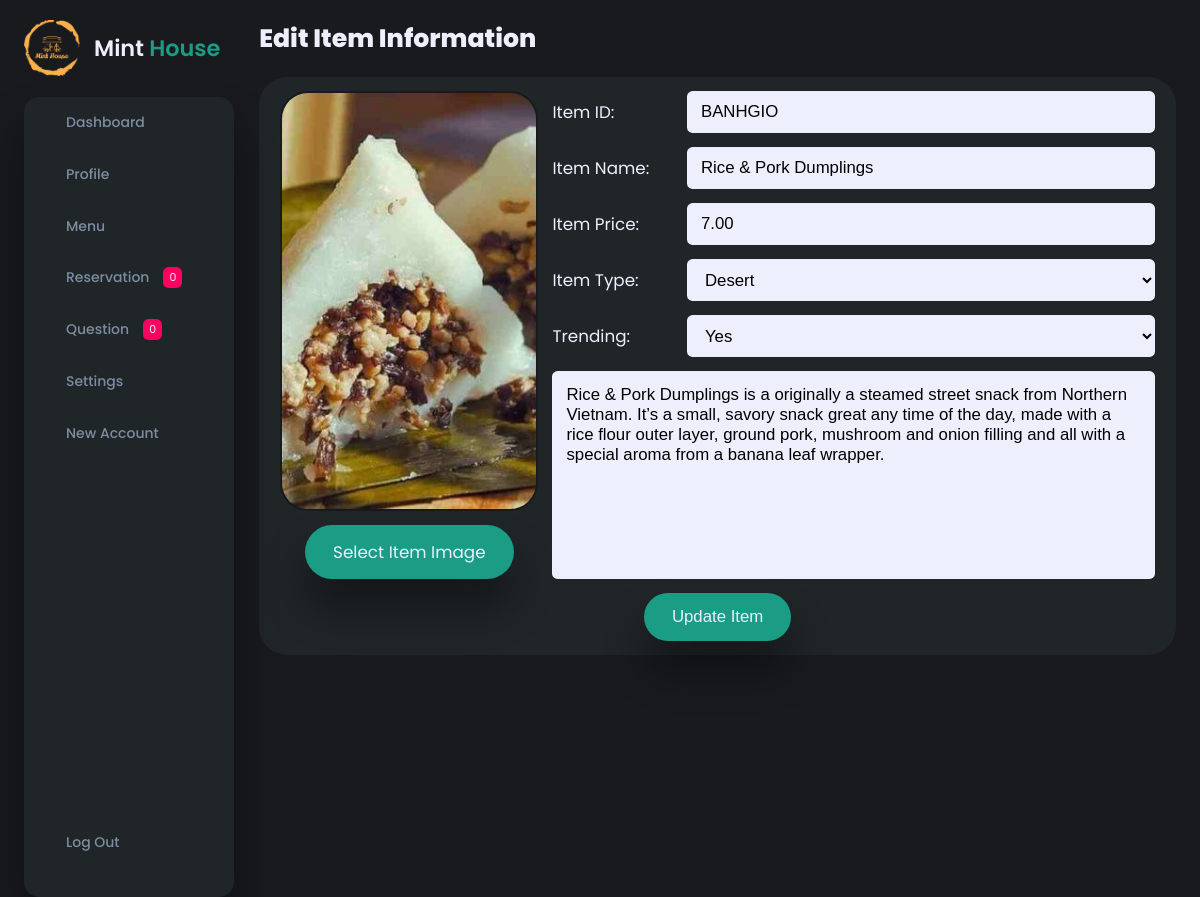
Page /admin/editItem.php?ID=BANHGIO (signed in) on the committed database.
### tables this page shows
CREATE TABLE `menu_item` (
  `ItemID` varchar(10) NOT NULL,
  `Name` varchar(100) NOT NULL,
  `Description` text NOT NULL,
  `Image` text DEFAULT NULL,
  `Price` double(10,2) NOT NULL,
  `Type` varchar(10) NOT NULL,
  `Trending` varchar(5) NOT NULL
);

### admin/editItem.php (called while the page is built, shortened)
<?php
    include("part/header.php");
    include("part/item form/edit-form.php");
?>

### admin/part/item form/edit-form.php (the view, shortened to what this page needs)
<h1>Edit Item Information</h1>
<div class="form-container">
    <?php
    if (!isset($_GET['ID'])) {
        header("Location: menu.php?Error=Item ID does not exist!");
        exit();
    } else {
        include("../php/config.php");
        $itemID = $_GET['ID'];
        $result = mysqli_query($con, "Select * from menu_item where ItemID='$itemID';");
        if (mysqli_num_rows($result) !== 1) {
            header("Location: menu.php?Error=Item ID does not match");
            exit();
        } else {
            $row = mysqli_fetch_assoc($result);
        }
    }
    ?>
    <form action="../php/change-food-information.php" method="post" enctype="multipart/form-data">
        <div class="split">
            <div class="image-area">
                <div class="image">
                    <img src="../images/Food/<?php echo $row['Image']; ?>" alt="" id="newItemImage" name"newItemImage">
                </div>
                <label for="imageSelect">Select Item Image</label>
            </div>
            <div class="content-area">
                <div class="divide">
                    <label for="itemID">Item ID:</label>
                    <input type="text" name="itemID" id="itemID" value="<?php echo $row['ItemID']; ?>">
                    <label for="itemName">Item Name:</label>
                    <input type="text" name="itemName" id="itemName" value="<?php echo $row['Name']; ?>">
                    <label for="itemPrice">Item Price:</label>
                    <input type="text" name="itemPrice" id="itemPrice" value="<?php echo $row['Price']; ?>">
                    <label for="itemType">Item Type:</label>
                    <select name="itemType" id="itemType">
                        <?php
                        switch ($row['Type']) {
                            case 'desert':
                                echo "<option value='desert' selected>Desert</option>
                                <option value='main'>Main</option>
                                <option value='drink'>Drink</option>";
                                break;
                        }
                        ?>
                    </select>
                    <label for="trending">Trending:</label>
                    <select name="trending" id="trending">
                        <?php
                        switch ($row['Trending']) {
                            case 'yes':
                                echo "<option value='yes' selected>Yes</option>
                                <option value='no'>No</option>";
                                break;
                        }
                        ?>
                    </select>
                </div>
                <textarea name="description" id="description" placeholder="Item Description"><?php echo $row['Description']; ?></textarea>
            </div>
        </div>
        <input type="submit" value="Update Item">
    </form>
</div>

### admin/css/style.css (style rules this page uses)
:root { --color-primary: #6C9BCF; --color-danger: #FF0060; --color-success: #1B9C85; --color-warning: #F7D060; --color-white: #202528; --color-info-dark: #7d8da1; --color-dark: #edeffd; --color-light: rgba(0, 0, 0, 0.4); --color-dark-variant: #a3bdcc; --color-background: #181a1e; --card-border-radius: 2rem; --border-radius-1: 0.4rem; --border-radius-2: 1.2rem; --card-padding: 1.8rem; --padding-1: 1.2rem; --box-shadow: 0 2rem 3rem var(--color-light); --main-color: linear-gradient(45deg, #127c64, #08ea6ab9); }
* { margin: 0; padding: 0; outline: 0; appearance: 0; border: 0; text-decoration: none; box-sizing: border-box; }
html { font-size: 14px; }
body { width: 100vw; height: 100vh; font-family: 'Poppins', sans-serif; font-size: 0.88rem; item-select: none; overflow-x: hidden; color: var(--color-dark); background-color: var(--color-background); }
img { display: block; width: 100%; object-fit: cover; }
h1 { font-weight: 800; font-size: 1.8rem; }
main .form-container { margin-top: 1.4rem; background-color: var(--color-white); padding: 1rem 2rem; border-radius: var(--card-border-radius); }
main .form-container form { display: flex; flex-direction: column; align-items: center; justify-content: center; gap: 1rem; }
main .form-container form .split { display: grid; align-items: center; justify-content: center; grid-template-columns: 30% 70%; gap: 1rem; width: 100%; }
main .form-container form .split .image-area { width: 100%; display: flex; flex-direction: column; align-items: center; justify-content: center; gap: 1rem; }
main .form-container form .split .image-area .image { width: 100%; height: 30rem; border: 2px solid var(--color-background); border-radius: var(--card-border-radius); overflow: hidden; }
main .form-container form .split .image-area .image img { width: 100%; height: 100%; object-fit: cover; object-position: center; }
main .form-container form .split .image-area label { background-color: var(--color-success); padding: 1rem 2rem; font-size: 1.2rem; border-radius: var(--card-border-radius); cursor: pointer; box-shadow: var(--box-shadow); transition: .5s; }
main .form-container form .split .content-area { height: 100%; display: flex; flex-direction: column; gap: 1rem; }
main .form-container form .split .content-area .divide { width: 100%; display: grid; grid-template-columns: 20% auto; gap: 1rem; }
main .form-container form .split .content-area .divide label { font-size: 1.2rem; display: flex; align-items: center; }
main .form-container form .split .content-area .divide input, main .form-container form .split .content-area .divide select { height: 3rem; border-radius: var(--border-radius-1); padding-left: 1rem; font-size: 1.2rem; background-color: var(--color-dark); }
main .form-container form .split .content-area textarea { height: 100%; font-size: 1.2rem; padding: 1rem; border-radius: var(--border-radius-1); font-family: Arial, Helvetica, sans-serif; background-color: var(--color-dark); resize: none; }
main .form-container form input[type="submit"], main .form-container form a { font-size: 1.2rem; background-color: var(--color-success); color: var(--color-dark); padding: 1rem 2rem; border-radius: var(--card-border-radius); cursor: pointer; transition: .5s; box-shadow: var(--box-shadow); }

### rows in the picture
menu_item: Image (picture), itemID "BANHGIO", itemName "Rice & Pork Dumplings", itemPrice "7.00", itemType "Desert", trending "Yes", description "Rice & Pork Dumplings is a originally a steamed street snack from Northern Vietnam. It’s a small, savory snack great any time of the day, made with a rice flour outer layer, ground pork, mushroom and onion filling and all with a special aroma from a banana leaf wrapper."

### other values in the picture
$number['OrderNum'] "0"
$number['QuestionNum'] "0"
